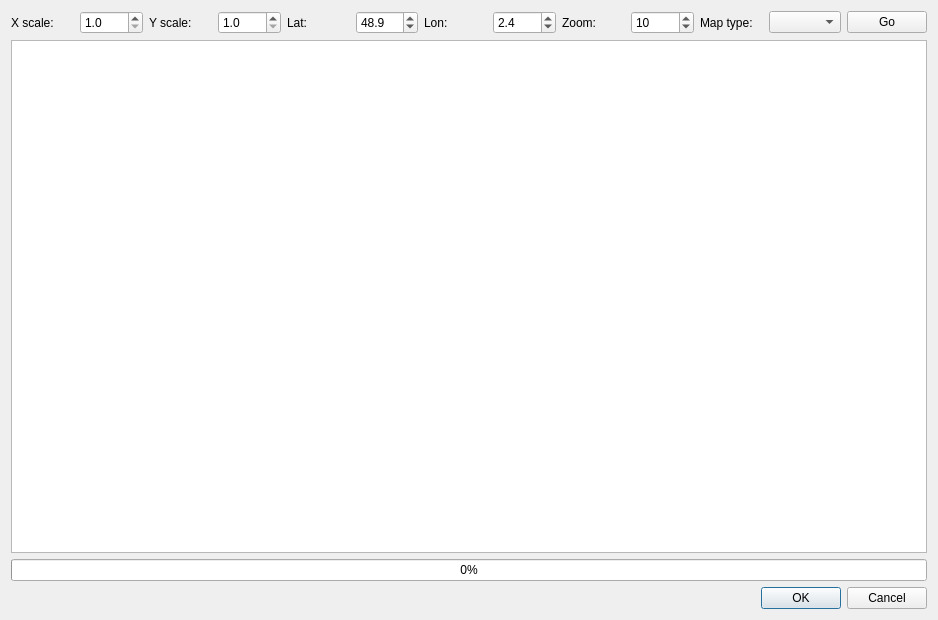
<?xml version="1.0" encoding="UTF-8"?>
<ui version="4.0">
 <class>osMap</class>
 <widget class="QDialog" name="osMap">
  <property name="geometry">
   <rect>
    <x>0</x>
    <y>0</y>
    <width>938</width>
    <height>620</height>
   </rect>
  </property>
  <property name="windowTitle">
   <string>Open Street Maps Import</string>
  </property>
  <property name="windowIcon">
   <iconset resource="routegen.qrc">
    <normaloff>:/icons/icons/OSM_logo.svg</normaloff>:/icons/icons/OSM_logo.svg</iconset>
  </property>
  <layout class="QVBoxLayout" name="verticalLayout">
   <item>
    <layout class="QHBoxLayout" name="horizontalLayout">
     <item>
      <widget class="QLabel" name="label_4">
       <property name="text">
        <string>X scale:</string>
       </property>
      </widget>
     </item>
     <item>
      <widget class="QDoubleSpinBox" name="widthScaleSB">
       <property name="toolTip">
        <string>&lt;html&gt;&lt;head/&gt;&lt;body&gt;&lt;p&gt;Scale factor of the map's X resolution in relation to the X resolution of the output video (will result in scrolling in X direction)&lt;/p&gt;&lt;/body&gt;&lt;/html&gt;</string>
       </property>
       <property name="decimals">
        <number>1</number>
       </property>
       <property name="minimum">
        <double>1.000000000000000</double>
       </property>
       <property name="singleStep">
        <double>0.100000000000000</double>
       </property>
      </widget>
     </item>
     <item>
      <widget class="QLabel" name="label_5">
       <property name="text">
        <string>Y scale:</string>
       </property>
      </widget>
     </item>
     <item>
      <widget class="QDoubleSpinBox" name="heightScaleSB">
       <property name="toolTip">
        <string>&lt;html&gt;&lt;head/&gt;&lt;body&gt;&lt;p&gt;Scale factor of the map's Y resolution in relation to the Y resolution of the output video (will result in scrolling in Y direction)&lt;/p&gt;&lt;/body&gt;&lt;/html&gt;</string>
       </property>
       <property name="decimals">
        <number>1</number>
       </property>
       <property name="minimum">
        <double>1.000000000000000</double>
       </property>
       <property name="singleStep">
        <double>0.100000000000000</double>
       </property>
      </widget>
     </item>
     <item>
      <widget class="QLabel" name="label">
       <property name="text">
        <string>Lat:</string>
       </property>
      </widget>
     </item>
     <item>
      <widget class="QDoubleSpinBox" name="latSB">
       <property name="toolTip">
        <string>Latitude</string>
       </property>
       <property name="decimals">
        <number>1</number>
       </property>
       <property name="minimum">
        <double>1.000000000000000</double>
       </property>
       <property name="singleStep">
        <double>0.100000000000000</double>
       </property>
       <property name="value">
        <double>48.899999999999999</double>
       </property>
      </widget>
     </item>
     <item>
      <widget class="QLabel" name="label">
       <property name="text">
        <string>Lon:</string>
       </property>
      </widget>
     </item>
     <item>
      <widget class="QDoubleSpinBox" name="lonSB">
       <property name="toolTip">
        <string>Longitude</string>
       </property>
       <property name="decimals">
        <number>1</number>
       </property>
       <property name="minimum">
        <double>1.000000000000000</double>
       </property>
       <property name="singleStep">
        <double>0.100000000000000</double>
       </property>
       <property name="value">
        <double>2.400000000000000</double>
       </property>
      </widget>
     </item>
     <item>
      <widget class="QLabel" name="label_2">
       <property name="text">
        <string>Zoom:</string>
       </property>
      </widget>
     </item>
     <item>
      <widget class="QSpinBox" name="zoomBox">
       <property name="minimum">
        <number>1</number>
       </property>
       <property name="maximum">
        <number>20</number>
       </property>
       <property name="value">
        <number>10</number>
       </property>
      </widget>
     </item>
     <item>
      <widget class="QLabel" name="label_3">
       <property name="text">
        <string>Map type:</string>
       </property>
      </widget>
     </item>
     <item>
      <widget class="QComboBox" name="mapTypeBox"/>
     </item>
     <item>
      <widget class="QPushButton" name="goButton">
       <property name="text">
        <string>Go</string>
       </property>
      </widget>
     </item>
    </layout>
   </item>
   <item>
    <widget class="RGOsmGraphicsView" name="osmView"/>
   </item>
   <item>
    <widget class="QProgressBar" name="progressBar">
     <property name="value">
      <number>0</number>
     </property>
    </widget>
   </item>
   <item>
    <widget class="QDialogButtonBox" name="buttonBox">
     <property name="orientation">
      <enum>Qt::Orientation::Horizontal</enum>
     </property>
     <property name="standardButtons">
      <set>QDialogButtonBox::StandardButton::Cancel|QDialogButtonBox::StandardButton::Ok</set>
     </property>
    </widget>
   </item>
  </layout>
 </widget>
 <customwidgets>
  <customwidget>
   <class>RGOsmGraphicsView</class>
   <extends>QGraphicsView</extends>
   <header>RGOsmGraphicsView.h</header>
  </customwidget>
 </customwidgets>
 <resources>
  <include location="routegen.qrc"/>
 </resources>
 <connections>
  <connection>
   <sender>buttonBox</sender>
   <signal>rejected()</signal>
   <receiver>osMap</receiver>
   <slot>reject()</slot>
   <hints>
    <hint type="sourcelabel">
     <x>325</x>
     <y>623</y>
    </hint>
    <hint type="destinationlabel">
     <x>286</x>
     <y>274</y>
    </hint>
   </hints>
  </connection>
 </connections>
</ui>
